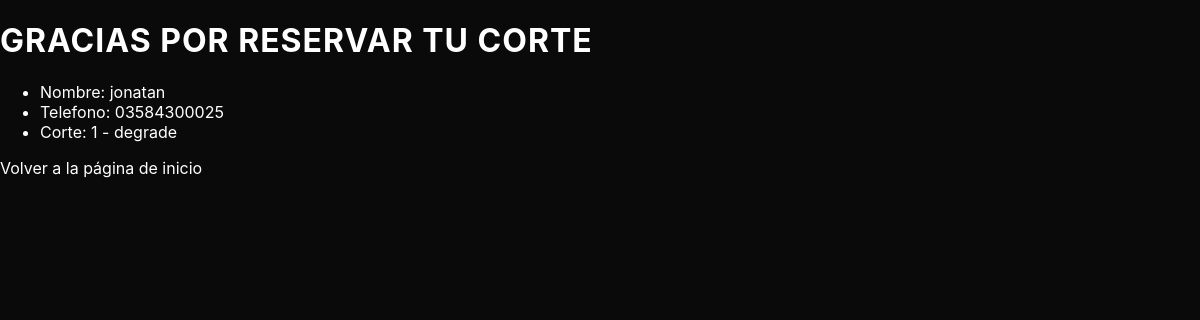
/reserva/2/, run on the app's committed database.
### corte/models.py (models this page shows, shortened)
class Reserva(models.Model):
    nombre = models.CharField(max_length=100)
    telefono = models.CharField(max_length=20)
    corte = models.ForeignKey(Corte, on_delete=models.CASCADE)

class Corte(models.Model):
    name = models.CharField(max_length=100)
    precio =models.IntegerField()
    descripcion =models.TextField(max_length=250)
    def __str__(self):
        return f'{self.id} - {self.name}'

### corte/views.py (the view)
# urls.py: path('reserva/<int:id>/', views.reserva_exitosa, name='reserva_exitosa'),
def reserva_exitosa(request, id):
    reserva = get_object_or_404(Reserva, id=id)
    return render(request, 'corte/reserva.html', {'reserva':reserva})

### corte/templates/corte/reserva.html
{% extends "corte/base.html" %}
{% block body %}
<h1>GRACIAS POR RESERVAR TU CORTE</h1>
<ul>
    <li>Nombre: {{ reserva.nombre }}</li>
    <li>Telefono: {{ reserva.telefono }}</li>
    <li>Corte: {{ reserva.corte }}</li>
</ul>
<a href="{% url 'bienvenida' %}">Volver a la página de inicio</a>
{% endblock %}

### static/css/style.css (style rules this page uses)
:root { --azul: #2628DD; --magenta: #C419BE; --blanco: #FFFFFF; --negro: #0a0a0a; --gris: #1a1a1a; }
body { background-color: var(--negro); color: var(--blanco); font-family: 'Inter', sans-serif; margin: 0; }
h1, h2 { color: var(--blanco); text-transform: uppercase; letter-spacing: 1px; }
a { color: inherit; text-decoration: none; }

### data on the page
Reserva: nombre "jonatan", telefono "03584300025", corte "1 - degrade"
